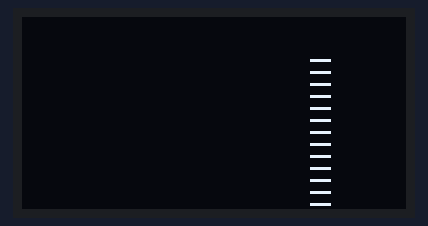
This sketch was run on a simulated Arduino Uno, built with avr-gcc and run on an emulated ATmega328P. Shown: 128×64 one-colour display.

Above: at 0.5 s.
At 1.56 s:
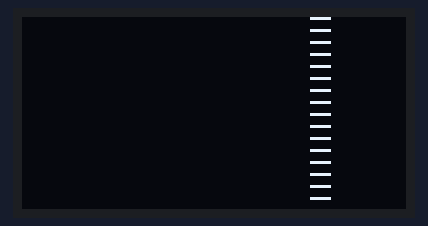

The sketch:

sketch_jun06a.ino
```cpp
#include <Wire.h>
#include <Adafruit_GFX.h>
#include <Adafruit_SSD1306.h>
#include <time.h>

#define SCREEN_WIDTH 128
#define SCREEN_HEIGHT 64
#define height 6
#define width 6
#define delta 4
#define OLED_RESET      LED_BUILTIN
Adafruit_SSD1306 display(SCREEN_WIDTH, SCREEN_HEIGHT, &Wire, OLED_RESET);

void setup() {
  // put your setup code here, to run once:
  display.begin(SSD1306_SWITCHCAPVCC, 0x3C);
  display.clearDisplay();
  display.display();
}

void loop() {
  drawButton();
}

void drawButton() {

 // display.drawRoundRect(SCREEN_WIDTH/2+SCREEN_HEIGHT/2,SCREEN_HEIGHT/2-height,width,2*height);

  //k is the voltage reading
  for(int k=0;k<15;k++) {
    display.clearDisplay();
  for(int i=0;i<50;i++) {
    display.drawLine(SCREEN_WIDTH/2+SCREEN_HEIGHT/2,i*delta+k,SCREEN_WIDTH/2+SCREEN_HEIGHT/2+width,i*delta+k,1);
  }
  display.display();
  }

  delay(900);
}
```

Measured:
- by itself, everything shown: repeats every 1.3 s, in 3 steps
- what the display in image 0 shows lasts 0.9 s, from 0.5 s to 1.4 s
